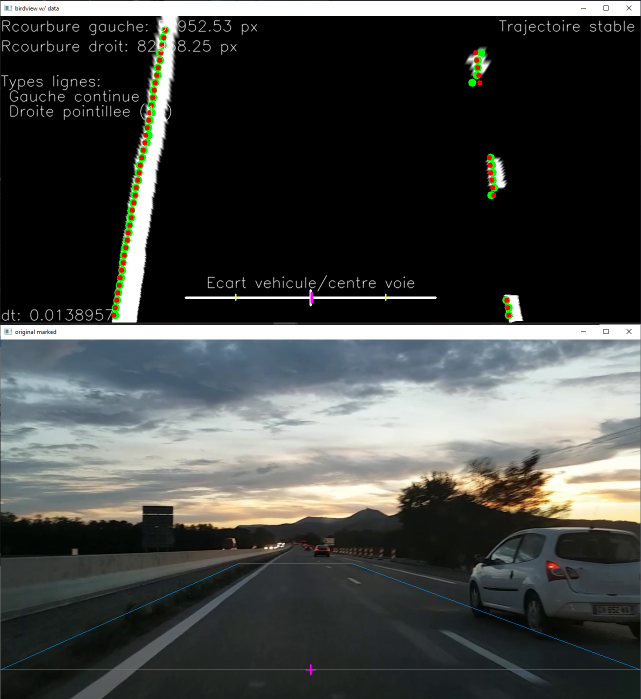
#> input picture sample.png, 1282 x 1398 px (shown at 1/2 size)
$ python -i cv_funcs.py   (imports and definitions only)
#> lines starting #> are read from the running program, lines starting #| are printed output that depends on the picture; after the words box and inside, x2 and y2 are one past the last pixel; in counts of white or black regions, pixels touching at a corner belong together
# coding: utf-8
"""
Fichier des fonctions partagées par le projet (scripts image et videos)
"""

import numpy as np
import cv2
import math
import json

from consts import *

# [25 lines left out: functions printd, availableVideoSources, not called in this run]


"""
Fonction raccourci de cv2 pour du text, NE RETOURNE RIEN
Centred: Si True, la postion sera modifiée pour déplacer le centre inférieur du texte
(à la place du coin inférieur gauche initialement)
"""
def fasttext(frame, text, pos, color=(255,)*3, centred=False, fontface=cv2.FONT_HERSHEY_SIMPLEX):
    if centred:
        pos = (pos[0] - cv2.getTextSize(text, fontface, 1, 1)[0][0]//2, pos[1])
    frame = cv2.putText(frame, text, pos, fontface, 1, color, lineType=cv2.LINE_AA)

    return None

"""
Charge les données de calibration spécifique à la caméra utilisées (dossier et
format du fichier spécifiés dans "consts.py")
"""
# [12 lines left out: function load_calibration_data, not called in this run]


"""
Applique un masque sur la région d'interêt et noircir le reste de l'image

img: Image à traiter
canny: booléen a passer en True si img est un retour de la fonction cv2.Canny
region_pts: Région définie par un ensemble de points ou None pour un triangle adapté
"""
# [15 lines left out: function region_mask, not called in this run]

"""
prob: Booléen pour l'approche probabilistique de Hough
"""
# [29 lines left out: function houghlines_to_img, not called in this run]

"""
Permet d'extraire des informations sur la ligne passée (par rapport à la route)

Retourne 0 pour la ligne de gauche, 1 pour la droite
"""
# [10 lines left out: function line_filter, not called in this run]

def norme(p1, p2):
    return ((p1[0] - p2[0])**2 + (p1[1] - p2[1])**2)**0.5

"""
Transformation à vue d'oiseau
"""
def birdview_transformation(img, rect):
    maxw = int(max(norme(rect[0], rect[1]), norme(rect[2], rect[3])))
    maxh = int(max(norme(rect[0], rect[3]), norme(rect[1], rect[2])))

    dst = np.array([[0, 0],
        [maxw - 1, 0],
        [maxw - 1, maxh - 1],
        [0, maxh - 1]], dtype="float32")

    transform_matrix = cv2.getPerspectiveTransform(rect, dst)
    warped = cv2.warpPerspective(img, transform_matrix, (maxw, maxh))

    return warped

"""
Pipeline de debug - Permet de réaliser des tests
"""
# [10 lines left out: function pipeline_debug, not called in this run]

"""
Deuxième version de la pipeline, avec la birdview transform
"""
def pipeline_v2(frame, calib=None, prevCarState=None, onlyBirdview=False):
    """ Deuxième version de la pipeline de production, contenant
    la birdview. Retourne une image
    Arguments :
    - A définir
    """
    t1 = cv2.getTickCount()

    if calib is not None:
        # Undisort l'image
        #frame = cv2.undistort(frame, calib["mtx"], calib["dist"], None, calib["mtx"])

        # Marque la zone des lignes (pour ésperer la retrouver droite sur la birdviw)
        #frame = cv2.polylines(frame, [RECT_LINES.astype(np.int32)], True, (255, 255, 255))
        pass

    # Transformation par threshold perso + birdview
    edged = custom_threshold(frame)
    birdview = birdview_transformation(edged, RECT_BVIEW)
    birdview, line_ctrs, rcurv, line_types = line_finder(birdview)

    # Ecart centre véhicule/centre voie
    birdview, car_offset = car_path_offset(birdview, line_ctrs)

    # Information du comportement véhicule
    birdview, behavior = car_behavior(birdview, car_offset, line_types, prevCarState)

    # Affichage informations interprétées sur la birdview
    final_birdview = display_infos(birdview, rcurv, line_types, line_ctrs, car_offset, behavior)

    # Affichage durée de traitement
    dt = (cv2.getTickCount() - t1)/cv2.getTickFrequency()
    fasttext(final_birdview, "dt: {} s".format(dt), (0, birdview.shape[0] - 5))

    # Ajoute le marquage de la birdview
    marked_frame = cv2.polylines(
        frame, [RECT_BVIEW.astype(np.int32)], True, (255, 150, 0))

    # Marquage du centre de la voiture
    marked_frame = cv2.line(marked_frame, (CAR_CTRX, CAR_CTRY - 10),
                            (CAR_CTRX, CAR_CTRY + 10), (255, 0, 255), 2)
    marked_frame = cv2.line(marked_frame, (CAR_CTRX - 10, CAR_CTRY),
                            (CAR_CTRX + 10, CAR_CTRY), (255, 0, 255), 2)

    # Pratique pour les tests kivy
    if not onlyBirdview:
        return {"original marked": marked_frame, "birdview w/ data": final_birdview}, behavior
    else:
        if not DISABLE_CAR_STATE:
            return final_birdview, behavior

        else:
            return final_birdview

"""
Custom threshold
v1
gray/light > 70
saturation < 60

v2 - Marche avec autoroute.mp4
v > 75
s < 50

v3 -
v > 135
"""
"""
def custom_threshold(frame):
    hsv = cv2.cvtColor(frame, cv2.COLOR_BGR2HSV)
    H = hsv[:, :, 0]
    S = hsv[:, :, 1]
    V = hsv[:, :, 2]

    binary = np.zeros_like(H)
    binary[(V > 75) & (S < 50)] = 255

    return binary
"""
def custom_threshold(frame):
    gray = cv2.cvtColor(frame, cv2.COLOR_BGR2GRAY)

    (T, otsu_frame) = cv2.threshold(gray, 0, 255, cv2.THRESH_BINARY | cv2.THRESH_OTSU)

    return otsu_frame

"""
Pipeline de test pour le préprocessing de l'image
"""
# [5 lines left out: function pipeline_preproc, not called in this run]

"""
Permet de détecter les lignes avec la méthode de la fenêtre glissante et
y applique une modélisation polynomiale pour trouver le rayon de courbure
des tracés de chaque côtés

la frame passée doit être déjà sous forme birdview

Retourne la frame et un tuple contenant les coordonées x des lignes (ou -1 quand elles sont indéterminées)
"""
def line_finder(frame, h=HIST_WINDOW_H, markings=True):
    win_nb = len(frame)//h
    half_frame_w = frame.shape[1]//2
    img = cv2.cvtColor(frame, cv2.COLOR_GRAY2BGR) # Pour afficher des points de couleur

    # Coordonnées des points trouvés, sur le système de coordonnées de l'écran
    leftx, lefty = [], []
    rightx, righty = [], []

    # Fenêtre glissante vers le haut
    for i in range(win_nb):
        win_sum = np.sum(frame[-(i+1)*h:-i*h, :], 0)
        lines_ctr = (np.argmax(win_sum[:half_frame_w]), np.argmax(
            win_sum[half_frame_w:]) + half_frame_w)

        # Si il y a un vrai maximum qui a été détecté (0 si aucun max)
        if lines_ctr[0] != 0: # Tracés de gauche
            if markings:
                img = cv2.circle(img, (lines_ctr[0], frame.shape[0] - i*h), 8, c_green, -1)
            leftx.append(lines_ctr[0])
            lefty.append(frame.shape[0] - h*i)

        if lines_ctr[1] != half_frame_w: # Tracés de droite
            if markings:
                img = cv2.circle(img, (lines_ctr[1], frame.shape[0] - i*h), 8, c_green, -1)
            rightx.append(lines_ctr[1])
            righty.append(frame.shape[0] - h*i)

    # Application de la modélisation polynomiale
    img, rcurvl, accl = polynomialfit_line(img, leftx, lefty)
    img, rcurvr, accr = polynomialfit_line(img, rightx, righty)

    # Détermination du type de ligne
    ltype = (line_type(lefty), line_type(righty))

    # Récupération des centres des tracés (utilisé dans car_path_offset)
    # Peut être source de bug si ne sont pas alignés sur le même y
    ctrs = [-1, -1]

    # Version plus précise (ne considère que les lignes qui ont pu être modélisées)
    if ONLY_FITTED_LINE:
        if accl:
            ctrs[0] = leftx[0]
        if accr:
            ctrs[1] = rightx[0]

    # Version qui fonctionne plus souvent
    else:
        if len(leftx):
            ctrs[0] = leftx[0]
        if len(rightx):
            ctrs[1] = rightx[0]

    return img, ctrs, (rcurvl, rcurvr), ltype

"""
Affiche des informations extraites à l'écran passé en argument
Rayons de courbure
Type ligne
Curseur d'écart axial voie/véhicule
Comportement véhicule
"""
def display_infos(frame, rcurv, linetype, linectrs, offset, behavior):
    # Infos sur le rayon de courbure
    fasttext(frame, "Rcourbure gauche: {:.2f} px".format(rcurv[0]), (0, 30))
    fasttext(frame, "Rcourbure droit: {:.2f} px".format(rcurv[1]), (0, 70))

    # Type de ligne
    linetype_text = ["", ""]
    for i in range(len(linetype_text)):
        if linetype[i] == 0:
            linetype_text[i] = "non detectee"
        elif linetype[i] == 1:
            linetype_text[i] = "continue"
        else: # Ligne pointillée
            linetype_text[i] = "pointillee ({})".format(linetype[i])

    fasttext(frame, "Types lignes:", (0, 140))
    fasttext(frame, " Gauche " + linetype_text[0], (0, 170))
    fasttext(frame, " Droite " + linetype_text[1], (0, 200))

    # Constantes curseurs
    cursor_w = 500
    cursor_h = 20
    cursor_y = frame.shape[0] - 50

    col = (255, 0, 0)
    if -1 in linectrs:
        col = (0, 255, 0)
    else:
        col = (255, 0, 255)

    # Axe curseur, curseur central et limites
    frame = cv2.line(frame, (CAR_CTRX - cursor_w//2, cursor_y),
                     (CAR_CTRX + cursor_w//2, cursor_y), (255,)*3, 4)
    frame = cv2.line(frame, (CAR_CTRX, cursor_y - cursor_h//2 - 5),
                     (CAR_CTRX, cursor_y + cursor_h//2 + 5), (255,)*3, 3)

    frame = cv2.line(frame, (CAR_CTRX - OFFSET_LIMIT, cursor_y - 7),
                     (CAR_CTRX - OFFSET_LIMIT, cursor_y + 5), (0, 255, 255), 2)
    frame = cv2.line(frame, (CAR_CTRX + OFFSET_LIMIT, cursor_y - 7),
                     (CAR_CTRX + OFFSET_LIMIT, cursor_y + 5), (0, 255, 255), 2)

    # Curseur position actuelle
    frame = cv2.line(frame, (CAR_CTRX + offset, cursor_y - cursor_h//2),
                     (CAR_CTRX + offset, cursor_y + cursor_h//2), col, 3)
    fasttext(frame, "Ecart vehicule/centre voie",
             (CAR_CTRX, cursor_y - 20), centred=True)

    # Affichage comportement véhicule
    behavior_texts = ["Trajectoire stable",
        "Changement de voie",
        "Sortie de route !"]

    xpos = cv2.getTextSize(behavior_texts[behavior], cv2.FONT_HERSHEY_SIMPLEX, 1, 1)[0][0]
    fasttext(frame, behavior_texts[behavior], (frame.shape[1] - xpos - 10, 30))

    return frame


"""
Détermine le type de ligne
Argument:
    pty: Coordonée y des points
    text: Version texte du type de ligne
Retourne 0 pour aucune ligne, 1 pour une ligne continue, 2 pour une ligne à sections
"""
def line_type(pty):
    nb = len(pty)
    ltype = 0 # Par défaut, aucune ligne
    last_gap = 0

    if nb >= 4: # Il faut un minimum de points pour la détection
        i = 0
        endSearch = False

        while i < nb - 1 and not endSearch:
            # Ecart entre les points supérieur à la hauteur de fenêtre glissante
            gap = pty[i] - pty[i + 1]
            if gap > HIST_WINDOW_H:
                if last_gap == 0:
                    last_gap = gap

                # Seconde fois qu'on enregistre un gap, il faut donc le comparer au le précédent
                else:
                    # Le nouvel écart est similaire au précédent
                    if interv(gap, 30, 30, last_gap):
                        endSearch = True
                        last_gap = (gap + last_gap) / 2 # Moyenne des deux écarts pour être plus précis

                    else:
                        last_gap = gap

            i += 1

        # Détermination du type de ligne
        if i == nb - 1 and last_gap == 0: # Ligne continue
            ltype = 1

        elif last_gap != 0: # Ligne pointillée
            ltype = int(last_gap/HIST_WINDOW_H) # Nombres de point d'écart

    return ltype


"""
Modélisation polynomiale ligne (gauche pour l'instant)
Avec le système de coordonées de la fenêtre opencv (x, y), f(y)=x où f le polynome

Retourne l'image et le rayon de courbure lorsque c'est pertinent
"""
def polynomialfit_line(frame, ptx, pty):
    ptx, pty = np.array(ptx), np.array(pty)
    poly = np.array(())

    rcurv = 0
    accurate = False

    if len(ptx) > 1:
        poly, res, _, _, _ = np.polyfit(pty, ptx, 2, full=True)

        # Seuil de précision de la modélisation (à étalonner + TODO: Moyen générique de le faire)
        if res < 2000:
            accurate = True
            polyfunc = np.poly1d(poly)  # Fonction d'évaluation du poly

            # Calcul courbure
            rcurv = (1 + (2*poly[0]*pty[0] + poly[1])**2)**(3/2)/np.abs(2*poly[0])

            # Coordonées x de la modélisation (y est déjà défini par pty)
            pt_poly_x = [int(polyfunc(pty[i])) for i in range(len(pty))]
            for ip in range(len(pt_poly_x)):
                frame = cv2.circle(
                    frame, (pt_poly_x[ip], pty[ip]), 5, c_red, -1)

            if not VIDEO_MODE:
                """
                # Validation graphique de la modélisation polynomiale
                print("Polynome: {}, Residus: {}".format(poly, res))

                fig, ax = plt.subplots()
                ax.plot(ptx, pty, "go")
                ax.plot(pt_poly_x, pty, "r.")
                # Pour inverser l'axe y (comme sur la birdview)
                ax.set_ylim(frame.shape[0], 0)
                ax.legend(["Points détectés tracés",
                           "Modélisation polynomiale"])
                ax.set_title("Détection/Modèle pour tracés")
                """
                pass

                # Le plt.show est effectué dans le script "main_full.py"

    return frame, rcurv, accurate


# [10 lines left out: function mouse_callback, not called in this run]

"""
Détermine l'écart entre le centre du véhicule et le centre calculé de la voie
Peut également afficher un curseur pour visualiser cet écart
Couleur du curseur:
    rouge pour aucune ligne détectée
    vert pour une ligne
    magenta pour deux lignes

Arguments:
    img: ...
    line_ctrs: Tuple (gauche, droit) sur la coordonnée x des points à considérer des lignes
                On attend -1 sur la/les coordonnée(s) où l'on a pas trouvé de ligne
"""
def car_path_offset(frame, line_ctrs):
    off = 0
    ln_ctrs = line_ctrs[:]
    """
    Le problème de la détection basée sur qu'une seule ligne est le fait qu'on doit recourir
    à une largeur de voie fixée pour déterminer l'écart entre l'axe véhicule et le centre de la voie
    """
    if MONO_LINE:
        if ln_ctrs[0] != -1 or ln_ctrs[1] != -1:
            # Permet d'alléger le calcul de l'offset et de paramétrer la couleur en fonction de la qualité de la détection
            if -1 in ln_ctrs:
                ln_ctrs.pop(ln_ctrs.index(-1))

            off = int(sum(ln_ctrs)/len(ln_ctrs) - CAR_CTRX)

    else:
        if ln_ctrs[0] != -1 and ln_ctrs[1] != -1:
            off = int(sum(ln_ctrs)/len(ln_ctrs) - CAR_CTRX)


    return frame, off

"""
Permet d'interpréter le comportement du véhicule (changement de voie, sortie de route ou conservation de la trajectoire)
Arguments:
    frame: image sur laquelle afficher le texte
    offset: calculé par car_path_offset
    line_types: tuple du type de lignes
    prevBehav: Comportement précédent (permet de gérer les changements de voie)

Retourne:
    frame:
    behav: 0 pour comportement normal, 1 pour changement de voie,
        2 pour sortie de route (déterminé par rapport au type de ligne qu'on cross)
"""
def car_behavior(frame, offset, line_types, prevBehav):
    behav = 0
    if abs(offset) > OFFSET_LIMIT: # Changement de voie détecté
        behav = 1 # Changement de voie

        # Traversement de ligne continue ou de délimitation de route (pour l'instant calibré sur autoroute/nationale)
        if offset != 0:
            ind = 1 if offset < 0 else 0 # Côté de dépassement

            if prevBehav == 1: # Si on était déjà en changmement de voie
                # Poitilliés de côté Nationale/Autouroute ou continue
                if interv(line_types[ind], 2, 2, 8) or line_types[ind] == 1:
                    behav = 2  # Sortie de route

    return frame, behav

"""
Simple fonction de controle d'appartenance de la valeur var à l'intervalle défini par
[inf, sup] si rien n'est spécifié pour ctr
ou [ctr - inf, ctr + sup] sinon
"""
# [8 lines left out: function interv, not called in this run]

>>> import cv2
>>> picture = cv2.imread('sample.png')
#> picture is the input picture: shape (1398, 1282, 3); mean B, G, R 66.8, 68.7, 66.2
>>> result = pipeline_v2(picture)
#> in custom_threshold, `gray = cv2.cvtColor(frame, cv2.COLOR_BGR2GRAY)`:
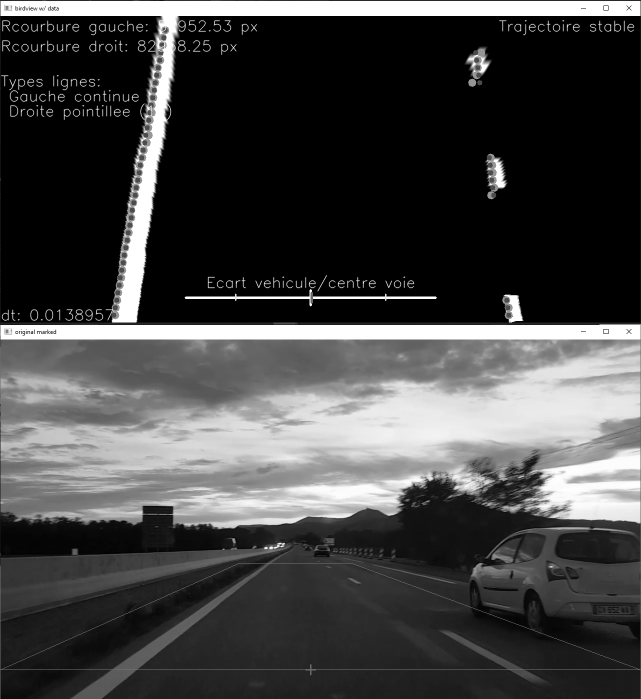
#> gray: shape (1398, 1282) (shown at 1/2 size); min 0, max 255, mean 67.7
#> in custom_threshold, `(T, otsu_frame) = cv2.threshold(gray, 0, 255, cv2.THRESH_BINARY | cv2...`:
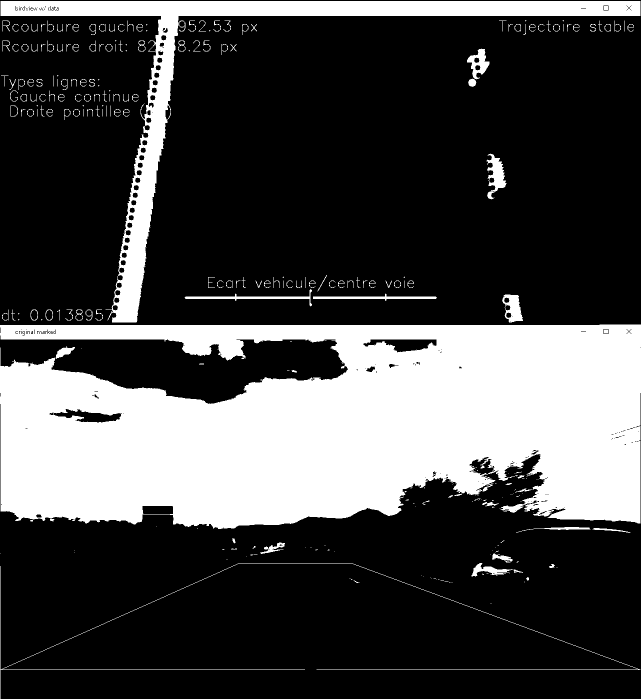
#> otsu_frame: shape (1398, 1282) (shown at 1/2 size); 28% white; 280 white regions (126 under 20 px), largest, box (x1, y1, x2, y2) and area: (0, 649, 1282, 1058) 417404, (1, 2, 1281, 645) 63552, (0, 1127, 1281, 1398) 2799
#> in custom_threshold, `(T, otsu_frame) = cv2.threshold(gray, 0, 255, cv2.THRESH_BINARY | cv2...`: T = 105
#> in birdview_transformation, `warped = cv2.warpPerspective(img, transform_matrix, (maxw, maxh))`:
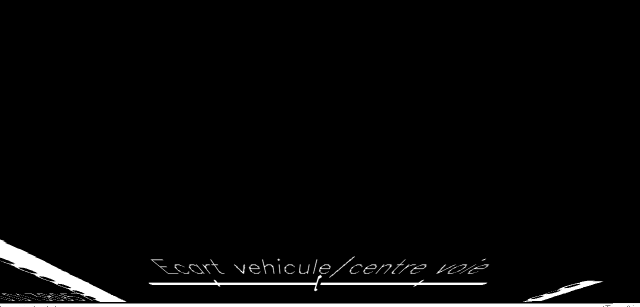
#> warped: shape (613, 1280) (shown at 1/2 size); min 0, max 255, mean 7.1
#> in line_finder, `win_nb = len(frame)//h`: win_nb = 40
#> the loop in line_finder, `for i in range(win_nb):` made 40 passes
#> lines_ctr on passes 1 to 8: (0, 640), (193, 1091), (158, 1139), (112, 1175), (76, 640), (55, 751), (22, 699), (0, 640)
#> after the loop in line_finder, `for i in range(win_nb):`:
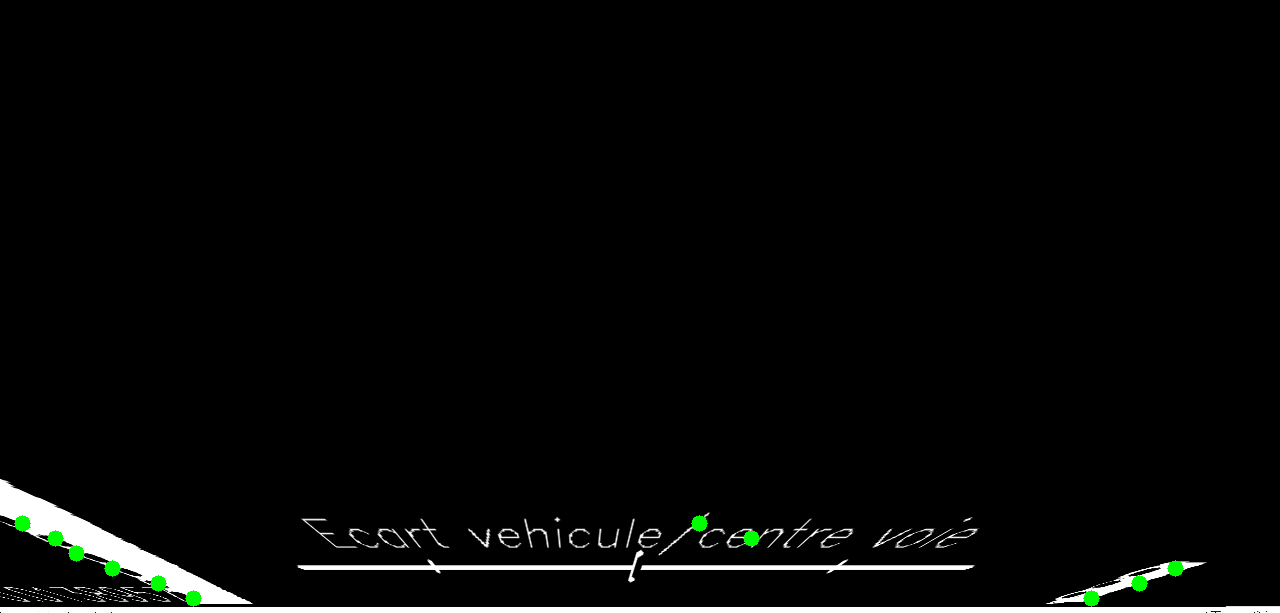
#> img: shape (613, 1280, 3); mean B, G, R 6.7, 7.4, 6.7
#> after the loop in line_finder, `for i in range(win_nb):`: leftx = [193, 158, 112, 76, 55, 22]; lefty = [598, 583, 568, 553, 538, 523]; rightx = [1091, 1139, 1175, 751, 699]; righty = [598, 583, 568, 538, 523]
#> in polynomialfit_line, `ptx, pty = np.array(ptx), np.array(pty)`: ptx = [193, 158, 112, 76, 55, 22]; pty = [598, 583, 568, 553, 538, 523]
#> in polynomialfit_line, `poly, res, _, _, _ = np.polyfit(pty, ptx, 2, full=True)`: poly = [0.00873, -7.5, 1558.5]; res = [83.86]
#> in polynomialfit_line, `rcurv = (1 + (2*poly[0]*pty[0] + poly[1])**2)**(3/2)/np.abs(2*poly[0])`: rcurv = 1715.9
#> in polynomialfit_line, `pt_poly_x = [int(polyfunc(pty[i])) for i in range(len(pty))]`: pt_poly_x = [194, 152, 114, 80, 49, 23]
#> the loop in polynomialfit_line, `for ip in range(len(pt_poly_x)):` made 6 passes
#> in line_finder, `img, rcurvl, accl = polynomialfit_line(img, leftx, lefty)`: rcurvl = 1715.9; accl = True
#> in line_finder, `img, rcurvr, accr = polynomialfit_line(img, rightx, righty)`: rcurvr = 0; accr = False
#> in line_type, `nb = len(pty)`: nb = 6
#> the loop in line_type, `while i < nb - 1 and not endSearch:` made 5 passes
#> after the loop in line_type, `while i < nb - 1 and not endSearch:`: endSearch = False; i = 5
#> the loop in line_type (call 2), `while i < nb - 1 and not endSearch:` made 4 passes
#> (gap, last_gap) on pass 3: (30, 30)
#> in line_finder, `ltype = (line_type(lefty), line_type(righty))`: ltype = (1, 2)
#> in pipeline_v2, `birdview, line_ctrs, rcurv, line_types = line_finder(birdview)`: line_ctrs = [193, 1091]; rcurv = (1715.9, 0); line_types = (1, 2)
#> in car_path_offset, `ln_ctrs = line_ctrs[:]`: ln_ctrs = [193, 1091]
#> in car_path_offset, `off = int(sum(ln_ctrs)/len(ln_ctrs) - CAR_CTRX)`: off = 22
#> in pipeline_v2, `birdview, behavior = car_behavior(birdview, car_offset, line_types, pr..`: behavior = 0
#> after the loop in display_infos, `for i in range(len(linetype_text)):`: linetype_text = ['continue', 'pointillee (2)']
#> in display_infos, `xpos = cv2.getTextSize(behavior_texts[behavior], cv2.FONT_HERSHEY_SIMP..`: xpos = 274
#> in fasttext (call 8), `frame = cv2.putText(frame, text, pos, fontface, 1, color, lineType=cv2..`:
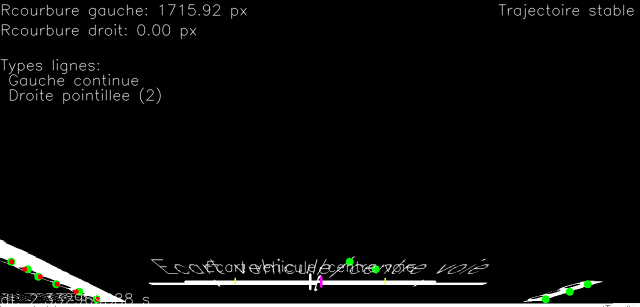
#> frame: shape (613, 1280, 3) (shown at 1/2 size); mean B, G, R 9.7, 10.2, 9.9
#> in pipeline_v2, `marked_frame = cv2.line(marked_frame, (CAR_CTRX, CAR_CTRY - 10), (CAR_..`:
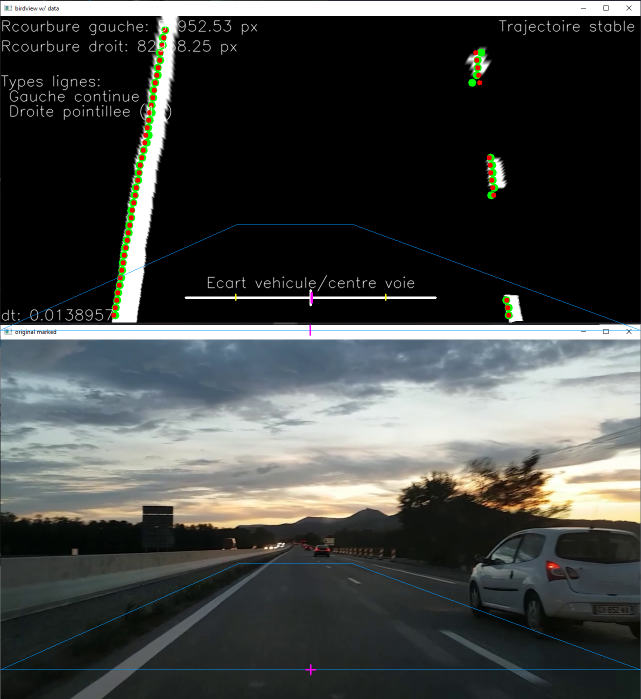
#> marked_frame: shape (1398, 1282, 3) (shown at 1/2 size); mean B, G, R 66.9, 68.7, 66
